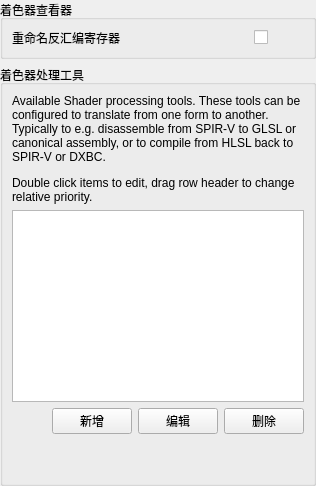
     <widget class="QWidget" name="shaderTab">
      <attribute name="title">
       <string>Shader Viewer</string>
      </attribute>
      <layout class="QVBoxLayout" name="verticalLayout">
       <property name="leftMargin">
        <number>0</number>
       </property>
       <property name="topMargin">
        <number>0</number>
       </property>
       <property name="rightMargin">
        <number>0</number>
       </property>
       <property name="bottomMargin">
        <number>0</number>
       </property>
       <item>
        <widget class="QGroupBox" name="groupBox_4">
         <property name="sizePolicy">
          <sizepolicy hsizetype="Preferred" vsizetype="Preferred">
           <horstretch>0</horstretch>
           <verstretch>0</verstretch>
          </sizepolicy>
         </property>
         <property name="title">
          <string>着色器查看器</string>
         </property>
         <layout class="QGridLayout" name="gridLayout_6">
          <item row="0" column="0">
           <widget class="QLabel" name="label_14">
            <property name="sizePolicy">
             <sizepolicy hsizetype="Expanding" vsizetype="Preferred">
              <horstretch>0</horstretch>
              <verstretch>0</verstretch>
             </sizepolicy>
            </property>
            <property name="toolTip">
             <string>In disassembly view, rename constant registers to their names from shader reflection data</string>
            </property>
            <property name="text">
             <string>重命名反汇编寄存器</string>
            </property>
           </widget>
          </item>
          <item row="0" column="1">
           <widget class="QCheckBox" name="ShaderViewer_FriendlyNaming">
            <property name="minimumSize">
             <size>
              <width>50</width>
              <height>0</height>
             </size>
            </property>
            <property name="toolTip">
             <string>In disassembly view, rename constant registers to their names from shader reflection data</string>
            </property>
            <property name="text">
             <string/>
            </property>
           </widget>
          </item>
         </layout>
        </widget>
       </item>
       <item>
        <widget class="QGroupBox" name="groupBox_5">
         <property name="sizePolicy">
          <sizepolicy hsizetype="Preferred" vsizetype="MinimumExpanding">
           <horstretch>0</horstretch>
           <verstretch>0</verstretch>
          </sizepolicy>
         </property>
         <property name="title">
          <string>着色器处理工具</string>
         </property>
         <layout class="QGridLayout" name="gridLayout_4">
          <item row="0" column="0" colspan="2">
           <widget class="QLabel" name="label_16">
            <property name="text">
             <string>&lt;html&gt;&lt;head/&gt;&lt;body&gt;&lt;p&gt;Available Shader processing tools. These tools can be configured to translate from one form to another. Typically to e.g. disassemble from SPIR-V to GLSL or canonical assembly, or to compile from HLSL back to SPIR-V or DXBC.&lt;/p&gt;&lt;p&gt;Double click items to edit, drag row header to change relative priority.&lt;/p&gt;&lt;/body&gt;&lt;/html&gt;</string>
            </property>
            <property name="wordWrap">
             <bool>true</bool>
            </property>
           </widget>
          </item>
          <item row="1" column="0" colspan="2">
           <widget class="RDTableWidget" name="shaderTools">
            <property name="editTriggers">
             <set>QAbstractItemView::EditTrigger::NoEditTriggers</set>
            </property>
            <property name="alternatingRowColors">
             <bool>true</bool>
            </property>
            <property name="selectionMode">
             <enum>QAbstractItemView::SelectionMode::SingleSelection</enum>
            </property>
            <property name="selectionBehavior">
             <enum>QAbstractItemView::SelectionBehavior::SelectRows</enum>
            </property>
            <property name="textElideMode">
             <enum>Qt::TextElideMode::ElideMiddle</enum>
            </property>
            <property name="cornerButtonEnabled">
             <bool>false</bool>
            </property>
            <attribute name="horizontalHeaderHighlightSections">
             <bool>false</bool>
            </attribute>
            <attribute name="verticalHeaderHighlightSections">
             <bool>false</bool>
            </attribute>
           </widget>
          </item>
          <item row="2" column="0" colspan="2">
           <layout class="QHBoxLayout" name="horizontalLayout_6">
            <item>
             <spacer name="horizontalSpacer">
              <property name="orientation">
               <enum>Qt::Orientation::Horizontal</enum>
              </property>
              <property name="sizeHint" stdset="0">
               <size>
                <width>40</width>
                <height>20</height>
               </size>
              </property>
             </spacer>
            </item>
            <item>
             <widget class="QPushButton" name="addShaderTool">
              <property name="text">
               <string>新增</string>
              </property>
             </widget>
            </item>
            <item>
             <widget class="QPushButton" name="editShaderTool">
              <property name="text">
               <string>编辑</string>
              </property>
             </widget>
            </item>
            <item>
             <widget class="QPushButton" name="deleteShaderTool">
              <property name="text">
               <string>删除</string>
              </property>
             </widget>
            </item>
           </layout>
          </item>
          <item row="3" column="0" colspan="2">
           <spacer name="verticalSpacer_4">
            <property name="orientation">
             <enum>Qt::Orientation::Vertical</enum>
            </property>
            <property name="sizeHint" stdset="0">
             <size>
              <width>20</width>
              <height>40</height>
             </size>
            </property>
           </spacer>
          </item>
         </layout>
        </widget>
       </item>
      </layout>
     </widget>
